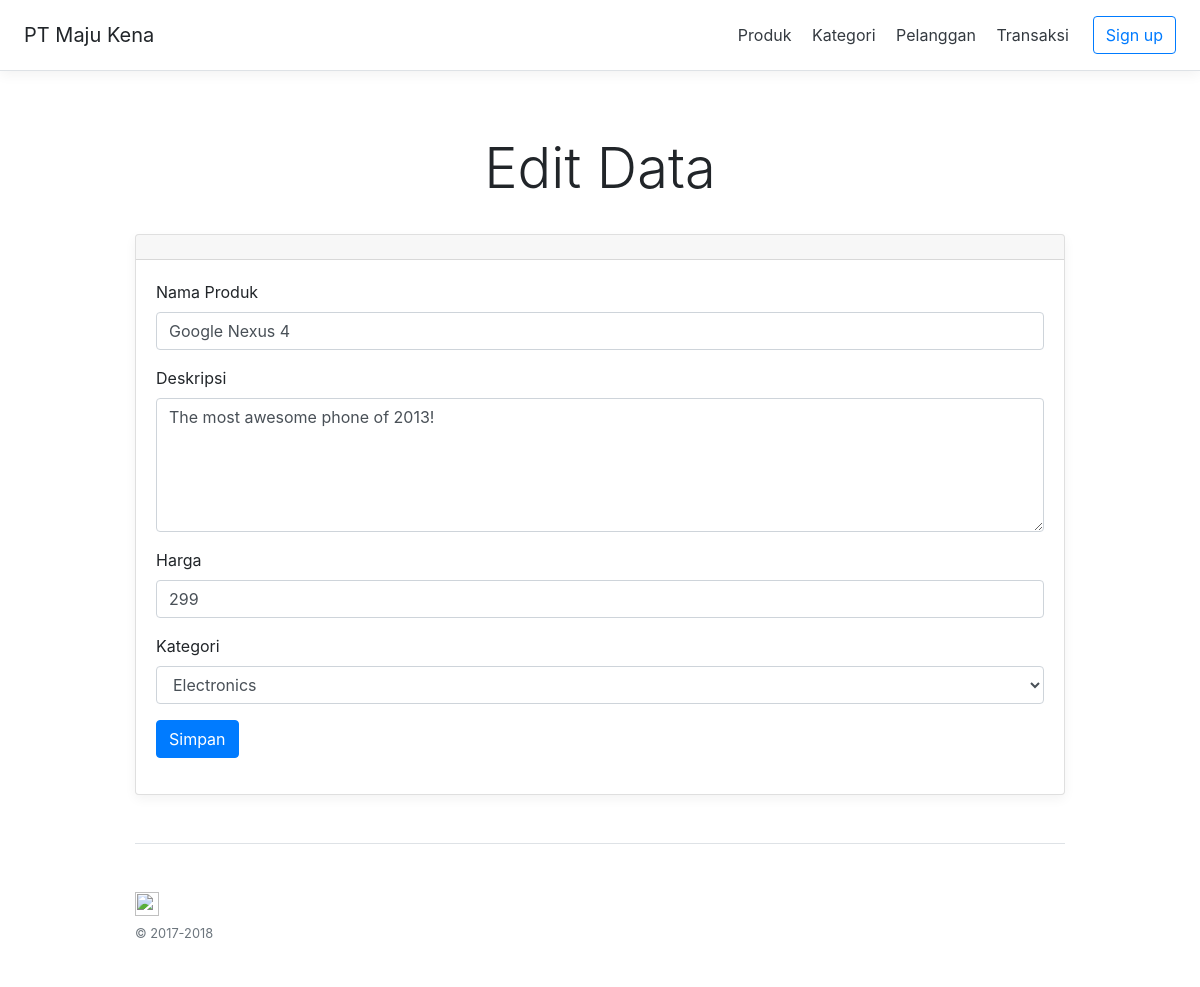
The page /edit_produk.php?id=2 on the database its author committed.
### tables this page shows
CREATE TABLE `products` (
  `id` int(11) NOT NULL,
  `name` varchar(32) NOT NULL,
  `description` text NOT NULL,
  `price` int(11) NOT NULL,
  `category_id` int(11) NOT NULL,
  `created` datetime NOT NULL,
  `modified` timestamp NOT NULL DEFAULT CURRENT_TIMESTAMP
);

CREATE TABLE `categories` (
  `id` int(11) NOT NULL,
  `name` varchar(256) NOT NULL,
  `created` datetime NOT NULL,
  `modified` timestamp NOT NULL DEFAULT CURRENT_TIMESTAMP
);

### konfigurasi/Database.php (called while the page is built, shortened)
<?php
    class Database {
        private $host = 'localhost';
        private $username = 'root';
        private $password = 'toor';
        private $database = 'pelatihan';
        public $conn;
        public function __construct()
        {
            $this->conn = new mysqli($this->host, $this->username, $this->password, $this->database);
        }
        public function tampilData($query)
        {
            $result = $this->conn->query($query);
            $rows = array();
            while ($row = $result->fetch_assoc()) {
                $rows[] = $row;
            }
            return $rows;
        }
        public function editData($query)
        {
            $result = $this->conn->query($query);
            return $result->fetch_assoc();
        }
    }
?>

### edit_produk.php (the view, shortened to what this page needs)
<?php
    include_once('./konfigurasi/Database.php');
    $data = new Database();
    $getId = $_GET['id'];
    $sqledit = "select * from products where id='$getId' LIMIT 1";
    $resultEdit = $data->editData($sqledit);
?>
<!doctype html>
<html lang="en">
<?php include_once('./layouts/head.php') ?>
<body>
    <?php include_once('./layouts/menu.php') ?>
    <div class="pricing-header px-3 py-3 pt-md-5 pb-md-4 mx-auto text-center">
        <h1 class="display-4">Edit Data</h1>
    </div>
    <div class="container">
        <div class="card-deck mb-3">
            <div class="card mb-12 box-shadow">
                <div class="card-header">
                </div>
                <div class="card-body">
                    <form action="edit_produk.php" method="POST">
                        <div class="form-group">
                            <label for="">Nama Produk</label>
                            <input type="text" value="<?php echo $resultEdit['name'] ?>" name="name" class="form-control" required>
                        </div>
                        <div class="form-group">
                            <label for="">Deskripsi</label>
                            <textarea name="description" class="form-control" cols="5" rows="5" required><?php echo $resultEdit['description'] ?></textarea>
                        </div>
                        <div class="form-group">
                            <label for="">Harga</label>
                            <input type="number" name="price" value="<?php echo $resultEdit['price'] ?>" class="form-control" required>
                        </div>
                        <div class="form-group">
                            <label for="">Kategori</label>
                            <select name="category_id" id="" class="form-control" required>
                                <?php
                                    $sql = "select * from categories order by name ASC";
                                    $result = $data->tampilData($sql);
                                    foreach ($result as $row) {
                                ?>
                                <option value="<?php echo $row['id'] ?>" <?php echo $row['id'] == $resultEdit['category_id'] ? 'selected':'' ?>>
                                    <?php echo $row['name'] ?>
                                </option>
                                <?php } ?>
                            </select>
                        </div>
                        <div class="form-group">
                            <button name="submit" class="btn btn-primary bt-sm">Simpan</button>
                        </div>
                    </form>
                </div>
            </div>
        </div>
        <?php include_once('./layouts/footer.php') ?>
    </div>
</body>
</html>

### assets/css/pricing.css (style rules this page uses)
html { font-size: 14px; }
@media (min-width: 768px) { html { font-size: 16px; } }
.container { max-width: 960px; }
.pricing-header { max-width: 700px; }
.card-deck .card { min-width: 220px; }
.box-shadow { box-shadow: 0 .25rem .75rem rgba(0, 0, 0, .05); }

### rows shown on the page
products: name "Google Nexus 4", description "The most awesome phone of 2013!", price "299", category_id "Electronics"
